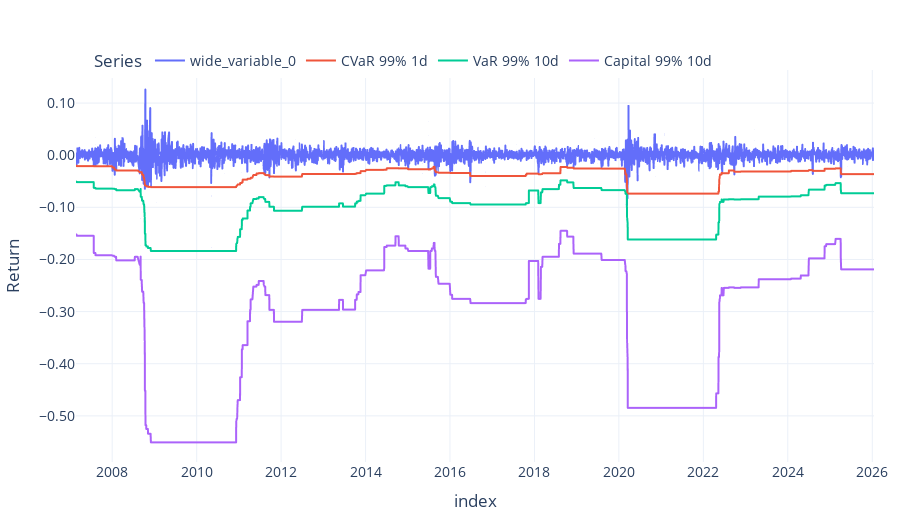

The code cell stored with this chart in its notebook:
### Code cell
risk_col = df_risk.columns[1]
cvar_col = df_risk.columns[2]
var10d_col = df_risk.columns[3]
capital10d = df_risk.columns[4]
tmp = df_risk * -1

fig = px.line(
     tmp,
     x=tmp.index,
     y=[df_risk["Returns"], tmp[cvar_col], tmp[var10d_col], tmp[capital10d]],
     labels={"value": "Return", "variable": "Series"},
     title=f"",
)


fig.show()

### Figure 1 — Plotly figure (JSON) as saved in the notebook; plotly's stock layout.template omitted (floating-point values rounded to 4 significant figures; data arrays with more than 128 entries replaced by an {"elided": "..."} marker saying what was removed)
{"data": [{"hovertemplate": "Series=wide_variable_0<br>index=%{x}<br>Return=%{y}<extra></extra>", "legendgroup": "wide_variable_0", "line": {"color": "#636efa", "dash": "solid"}, "marker": {"symbol": "circle"}, "mode": "lines", "name": "wide_variable_0", "showlegend": true, "type": "scattergl", "x": {"elided": "4351 str values"}, "xaxis": "x", "y": {"elided": "4351 float values"}, "yaxis": "y"}, {"hovertemplate": "Series=CVaR 99% 1d<br>index=%{x}<br>Return=%{y}<extra></extra>", "legendgroup": "CVaR 99% 1d", "line": {"color": "#EF553B", "dash": "solid"}, "marker": {"symbol": "circle"}, "mode": "lines", "name": "CVaR 99% 1d", "showlegend": true, "type": "scattergl", "x": {"elided": "4351 str values"}, "xaxis": "x", "y": {"elided": "4351 float values"}, "yaxis": "y"}, {"hovertemplate": "Series=VaR 99% 10d<br>index=%{x}<br>Return=%{y}<extra></extra>", "legendgroup": "VaR 99% 10d", "line": {"color": "#00cc96", "dash": "solid"}, "marker": {"symbol": "circle"}, "mode": "lines", "name": "VaR 99% 10d", "showlegend": true, "type": "scattergl", "x": {"elided": "4351 str values"}, "xaxis": "x", "y": {"elided": "4351 float values"}, "yaxis": "y"}, {"hovertemplate": "Series=Capital 99% 10d<br>index=%{x}<br>Return=%{y}<extra></extra>", "legendgroup": "Capital 99% 10d", "line": {"color": "#ab63fa", "dash": "solid"}, "marker": {"symbol": "circle"}, "mode": "lines", "name": "Capital 99% 10d", "showlegend": true, "type": "scattergl", "x": {"elided": "4351 str values"}, "xaxis": "x", "y": {"elided": "4351 float values"}, "yaxis": "y"}], "layout": {"height": 520, "legend": {"title": {"text": "Series"}, "tracegroupgap": 0}, "xaxis": {"anchor": "y", "domain": [0, 1], "title": {"text": "index"}}, "yaxis": {"anchor": "x", "domain": [0, 1], "title": {"text": "Return"}}}}
